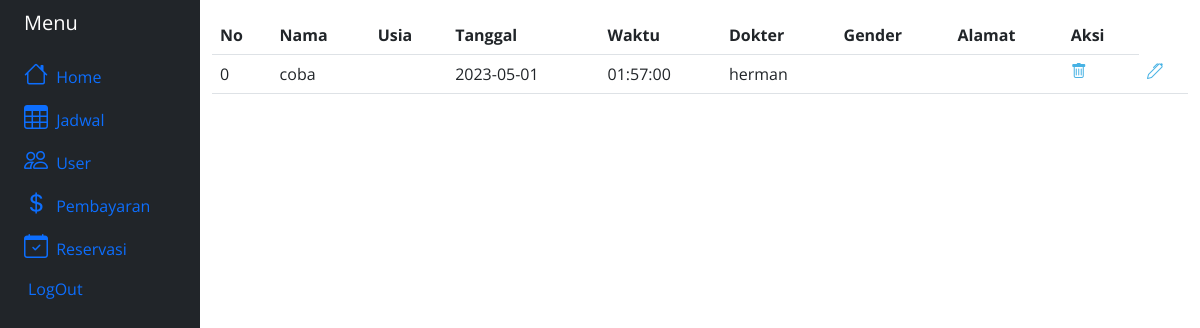
The page /crudReservasi.php on the database as committed earlier.
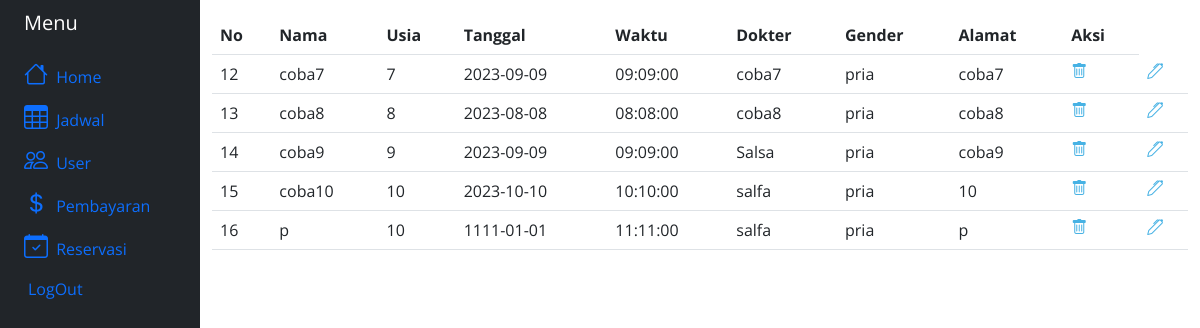
The same page on the database as committed later.
### tables this page shows
CREATE TABLE `janji_temu` (
  `id` int(11) NOT NULL,
  `nama` varchar(100) NOT NULL,
  `usia` int(11) NOT NULL,
  `tanggal` date NOT NULL,
  `waktu` time NOT NULL,
  `dokter` varchar(100) NOT NULL,
  `gender` varchar(10) NOT NULL,
  `alamat` varchar(100) NOT NULL
);

### crudReservasi.php (the view, shortened to what this page needs)
<html lang="en">
    <head>
        <link href="assets/vendor/aos/aos.css" rel="stylesheet">
        <link href="assets/vendor/bootstrap/css/bootstrap.min.css" rel="stylesheet">
        <link href="assets/vendor/bootstrap-icons/bootstrap-icons.css" rel="stylesheet">
        <link href="assets/vendor/boxicons/css/boxicons.min.css" rel="stylesheet">
        <link href="assets/vendor/glightbox/css/glightbox.min.css" rel="stylesheet">
        <link href="assets/vendor/remixicon/remixicon.css" rel="stylesheet">
        <link href="assets/vendor/swiper/swiper-bundle.min.css" rel="stylesheet">
        <link href="assets/css/style.css" rel="stylesheet">
    </head>
    <body>
        <div class="container-fluid">
            <div class="row flex-nowrap">
                <div class="col-auto col-md-3 col-xl-2 px-sm-2 px-0 bg-dark">
                    <div class="d-flex flex-column align-items-center align-items-sm-start px-3 pt-2 text-white min-vh-100">
                        <a href="/" class="d-flex align-items-center pb-3 mb-md-0 me-md-auto text-white text-decoration-none">
                            <span class="fs-5 d-none d-sm-inline">Menu</span>
                        </a>
                        <ul class="nav nav-pills flex-column mb-sm-auto mb-0 align-items-center align-items-sm-start" id="menu">
                            <li class="nav-item">
                                <a href="crud.php" class="nav-link align-middle px-0">
                                    <i class="fs-4 bi-house"></i> <span class="ms-1 d-none d-sm-inline">Home</span>
                                </a>
                            </li>
                            <li>
                                <a href="crudJadwal.php" class="nav-link px-0 align-middle">
                                    <i class="fs-4 bi-table"></i> <span class="ms-1 d-none d-sm-inline">Jadwal</span></a>
                            </li>
                            <li>
                                <a href="crudUser.php" data-bs-toggle="collapse" class="nav-link px-0 align-middle ">
                                    <i class="fs-4 bi-people"></i> <span class="ms-1 d-none d-sm-inline">User</span> </a>
                            </li>
                            <li>
                                <a href="crudPembayaran.php" data-bs-toggle="collapse" class="nav-link px-0 align-middle">
                                    <i class="fs-4 bi-currency-dollar"></i></i> <span class="ms-1 d-none d-sm-inline">Pembayaran</span> </a>
                            </li>
                            <li>
                                <a href="crudReservasi.php" data-bs-toggle="collapse" class="nav-link px-0 align-middle">
                                    <i class="fs-4 bi-calendar-check"></i></i> <span class="ms-1 d-none d-sm-inline">Reservasi</span> </a>
                            </li>
                            <li>
                                <a href="logout.php" data-bs-toggle="collapse" class="nav-link px-0 align-middle">
                                    </i> <span class="ms-1 d-none d-sm-inline">LogOut</span> </a>
                            </li>
                        </ul>
                    </div>
                </div>
                <div class="col py-3">
                    <table class="table">
                        <tr>
                            <th>No</th>
                            <th>Nama</th>
                            <th>Usia</th>
                            <th>Tanggal</th>
                            <th>Waktu</th>
                            <th>Dokter</th>
                            <th>Gender</th>
                            <th>Alamat</th>
                            <th>Aksi</th>
                        </tr>
                        <?php
                            include 'koneksi.php';
                            $sql = "SELECT * FROM janji_temu";
                            $result = $conn -> query($sql);
                            while($row = $result -> fetch_assoc()){
                                echo "<tr>
                                    <td>".$row["id"]."</td>
                                    <td>".$row['nama']."</td>
                                    <td>".$row["usia"]."</td>
                                    <td>".$row["tanggal"]."</td>
                                    <td>".$row["waktu"]."</td>
                                    <td>".$row["dokter"]."</td>
                                    <td>".$row["gender"]."</td>
                                    <td>".$row["alamat"]."</td>
                                    <td><a href='hapusJanji.php?id=".$row['id']."'><i class='bi-trash'></i></a></td>
                                    <td><a href='editFormJanji.php?id=".$row['id']."'><i class='bi-pen'></i></a></td>
                                </tr>";
                            }
                        ?>
                    </table>
                </div>
            </div>
        </div>
    </body>
</html>

### assets/css/style.css (style rules this page uses)
body { font-family: "Open Sans", sans-serif; color: #444444; }
a { color: #47b2e4; text-decoration: none; }

Rows that differ between the two databases and show on the page:
removed janji_temu: id "0", nama "coba", tanggal "2023-05-01", waktu "01:57:00", dokter "herman"
added janji_temu: id "12", nama "coba7", usia "7", tanggal "2023-09-09", waktu "09:09:00", dokter "coba7", gender "pria", alamat "coba7"
added janji_temu: id "13", nama "coba8", usia "8", tanggal "2023-08-08", waktu "08:08:00", dokter "coba8", gender "pria", alamat "coba8"
added janji_temu: id "14", nama "coba9", usia "9", tanggal "2023-09-09", waktu "09:09:00", dokter "Salsa", gender "pria", alamat "coba9"
added janji_temu: id "15", nama "coba10", usia "10", tanggal "2023-10-10", waktu "10:10:00", dokter "salfa", gender "pria", alamat "10"
added janji_temu: id "16", nama "p", usia "10", tanggal "1111-01-01", waktu "11:11:00", dokter "salfa", gender "pria", alamat "p"
